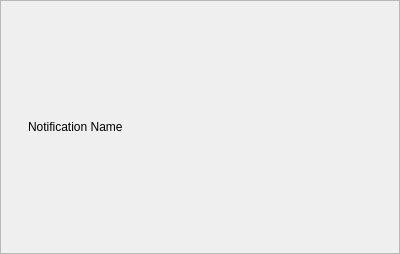
<?xml version="1.0" encoding="UTF-8"?>
<ui version="4.0">
 <class>Frame</class>
 <widget class="QFrame" name="Frame">
  <property name="geometry">
   <rect>
    <x>0</x>
    <y>0</y>
    <width>400</width>
    <height>254</height>
   </rect>
  </property>
  <property name="windowTitle">
   <string>Frame</string>
  </property>
  <property name="frameShape">
   <enum>QFrame::StyledPanel</enum>
  </property>
  <property name="frameShadow">
   <enum>QFrame::Raised</enum>
  </property>
  <layout class="QHBoxLayout" name="horizontalLayout">
   <property name="spacing">
    <number>1</number>
   </property>
   <property name="sizeConstraint">
    <enum>QLayout::SetMinimumSize</enum>
   </property>
   <property name="margin">
    <number>2</number>
   </property>
   <item>
    <widget class="QToolButton" name="show_button">
     <property name="toolTip">
      <string>Show the notification</string>
     </property>
     <property name="text">
      <string/>
     </property>
     <property name="icon">
      <iconset resource="../../../../usr/local/lib/python2.7/dist-packages/qtutils/icons/icons.qrc">
       <normaloff>:/qtutils/fugue/toggle-small-expand.png</normaloff>:/qtutils/fugue/toggle-small-expand.png</iconset>
     </property>
     <property name="autoRaise">
      <bool>true</bool>
     </property>
    </widget>
   </item>
   <item>
    <widget class="QLabel" name="name">
     <property name="text">
      <string>Notification Name</string>
     </property>
    </widget>
   </item>
   <item>
    <widget class="QToolButton" name="close_button">
     <property name="toolTip">
      <string>Close the notification</string>
     </property>
     <property name="text">
      <string/>
     </property>
     <property name="icon">
      <iconset resource="../../../../usr/local/lib/python2.7/dist-packages/qtutils/icons/icons.qrc">
       <normaloff>:/qtutils/fugue/cross.png</normaloff>:/qtutils/fugue/cross.png</iconset>
     </property>
     <property name="autoRaise">
      <bool>true</bool>
     </property>
    </widget>
   </item>
  </layout>
 </widget>
 <resources>
  <include location="../../../../usr/local/lib/python2.7/dist-packages/qtutils/icons/icons.qrc"/>
 </resources>
 <connections/>
</ui>
